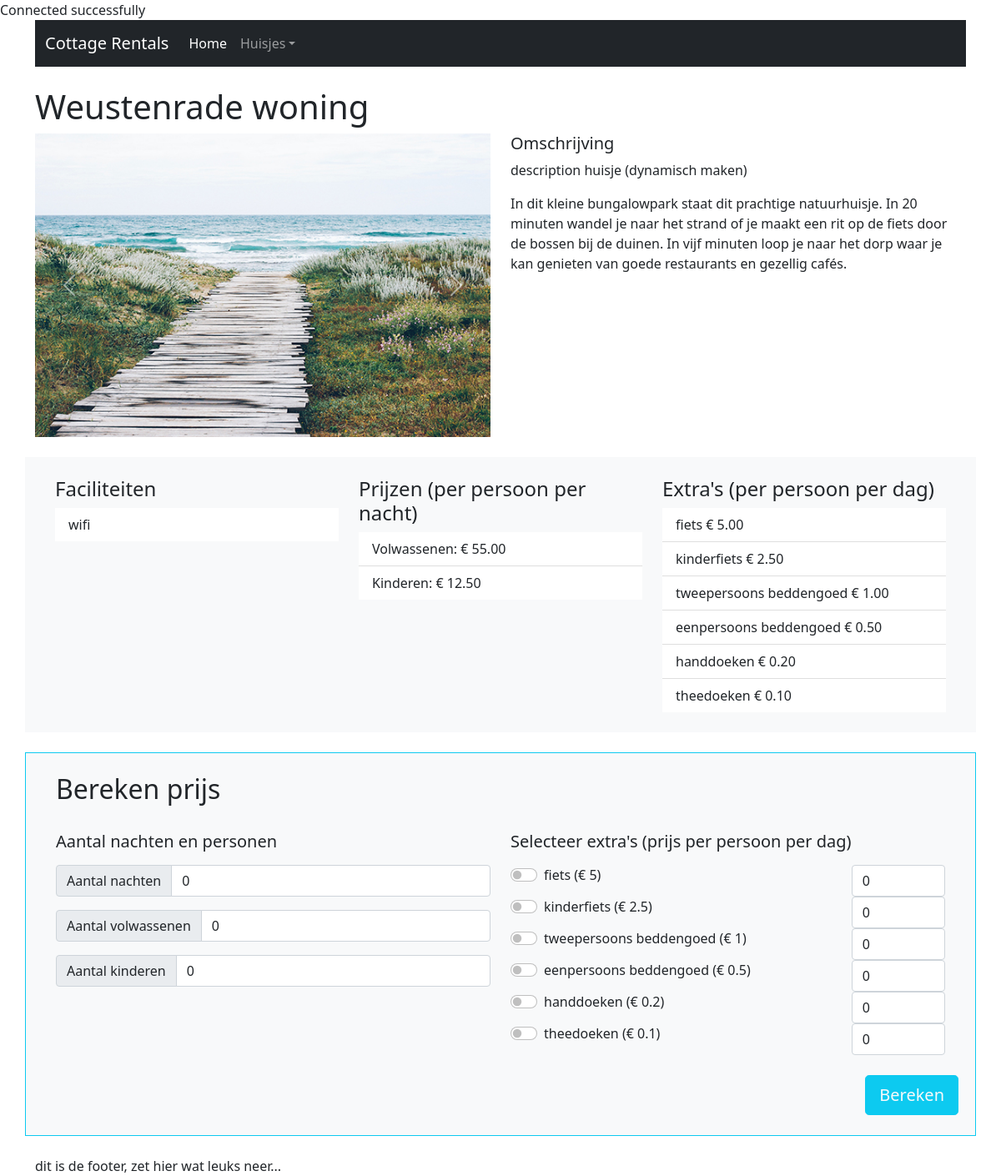
The page /huisjes.php?cottageID=4 on the database its author committed.
### tables this page shows
CREATE TABLE `cottages` (
  `cottage_id` int(11) NOT NULL,
  `cottage_name` varchar(50) NOT NULL,
  `cottage_excerpt` varchar(255) NOT NULL,
  `cottage_descr` longtext NOT NULL,
  `cottage_img` varchar(255) NOT NULL,
  `cottage_img2` varchar(255) NOT NULL,
  `cottage_img3` varchar(255) NOT NULL,
  `cottage_img4` varchar(255) NOT NULL,
  `cottage_price_a` double NOT NULL,
  `cottage_price_c` double NOT NULL
);

CREATE TABLE `facilities` (
  `facility_id` int(11) NOT NULL,
  `facility_name` varchar(255) NOT NULL
);

CREATE TABLE `additions` (
  `addition_id` int(11) NOT NULL,
  `addition_name` varchar(255) NOT NULL,
  `addition_price` double NOT NULL
);

### includes/functions.php (called while the page is built, shortened)
<?php
function getData($sql, $method){
    global $conn;
    $statement = $conn->query($sql);
    if($method == 'fetch'){
        $result = $statement->fetch(PDO::FETCH_BOTH);
    }
    else {
        $result = $statement->fetchAll(PDO::FETCH_BOTH);
    }
    return $result;
}
?>

### includes/calculateprice.php (the view, shortened to what this page needs)
<?php
$numberNights = 0;
$numberAdults = 0;
$numberChilds = 0;
$AmountAdd = [];
?>
<section>
<div class="container mt-4 mb-4 bg-light border border-info">
 <form name="calculate" method="post" action="huisjes.php?<?php echo "cottageID=" . $huisjeid;?>">
        <div class="row px-4 py-4">
            <div class="col-12 mb-4">
                <h2>Bereken prijs</h2>
            </div>
            <div class="col">
                    <h5 class="pb-2">Aantal nachten en personen</h5>
                        <div class="input-group mb-3">
                            <span class="input-group-text">Aantal nachten</span>
                            <input type="number" class="form-control" name="numberNights" id="numberNights" placeholder="Aantal nachten" aria-label="Aantal nachten" value="<?php echo $numberNights; ?>">
                        </div>
                        <div class="input-group mb-3">
                            <span class="input-group-text">Aantal volwassenen</span>
                            <input type="number" class="form-control" name="numberAdults" id="numberAdults" placeholder="Aantal volwassenen" aria-label="Aantal volwassenen" value="<?php echo $numberAdults; ?>">
                        </div>
                        <div class="input-group mb-3">
                            <span class="input-group-text">Aantal kinderen</span>
                            <input type="number" class="form-control" name="numberChilds" id="numberChilds" placeholder="Aantal kinderen" aria-label="Aantal kinderen" value="<?php echo $numberChilds; ?>">
                        </div>
            </div>
            <div class="col">
                <h5 class="pb-2">Selecteer extra's (prijs per persoon per dag)</h5>
                    <?php
                        foreach($tblAdditions as $addition) {
                            if(isset($_POST["AmountAdd_" . $addition["addition_id"]])){
                                $AmountAdd[$addition["addition_name"]] = $_POST["AmountAdd_" . $addition["addition_id"]];
                            } else {
                                $AmountAdd[$addition["addition_name"]] = 0;
                            }?>
                        <div class="row">
                          <div class="col-9">
                                <div class="form-check form-switch">
                                    <input class="form-check-input" type="checkbox" role="switch" id="<?php echo $addition["addition_id"];?>" value="<?php echo $addition["addition_id"];?>" name="additions[]" >
                                    <label class="form-check-label" for="<?php echo $addition["addition_id"];?>"><?php echo $addition["addition_name"];?>  (&euro; <?php echo  $addition["addition_price"];?>)</label>
                                </div>
                            </div>
                            <div class="col-3">
                                <input type="number" class="form-control" id="AmountAdd_<?php echo $addition["addition_id"]; ?>" name="AmountAdd_<?php echo $addition["addition_id"]; ?>" value="<?php echo $AmountAdd[$addition["addition_name"]];?>">
                            </div>
                        </div>
                    <?php }  ?>
            </div>
        </div>
        <div class="col-12 mb-4">
            <div class="d-grid d-md-flex justify-content-md-end">
                <button class="btn btn-lg btn-info me-md-2 text-light" type="submit" value="calcPrice" name="calculate">Bereken</button>
            </div>
        </div>
    </form>
</div>
<section>

### huisjes.php (shortened to what this page needs)
<?php
include 'includes/database.php';
include 'includes/functions.php';
include 'header.php';
$huisjeid=1;
if (isset($_GET['cottageID'])) {
    $huisjeid=$_GET['cottageID'];
}
$sql="SELECT * FROM cottages WHERE cottage_id=".$huisjeid;
$tblCottage =getData($sql, 'fetch');
?>
<section>
    <div class="container mt-4">
    <h1><?php echo $tblCottage['cottage_name']; ?></h1>
        <div class="row">
            <div class="col">
                <div id="carouselExampleControls" class="carousel slide pointer-event" data-bs-ride="carousel">
                <div class="carousel-inner">
                    <div class="carousel-item active">
                    <img src=<?php echo "images/".$tblCottage ["cottage_img2"]?> class="d-block w-100" alt="ijmuiden-strand.jpg">
                    </div>
                </div>
                <button class="carousel-control-prev" type="button" data-bs-target="#carouselExampleControls" data-bs-slide="prev">
                    <span class="carousel-control-prev-icon" aria-hidden="true"></span>
                </button>
                <button class="carousel-control-next" type="button" data-bs-target="#carouselExampleControls" data-bs-slide="next">
                    <span class="carousel-control-next-icon" aria-hidden="true"></span>
                </button>
                </div>
            </div>
            <div class="col">
            <h5>Omschrijving</h5>
            <p>description huisje (dynamisch maken)</p>
            <p><?php echo $tblCottage['cottage_descr']?></p>
            </div>
        </div>
    </div>
</section>
<section>
    <div class="container mt-4 bg-light">
        <div class="row  px-4 py-4">
            <div class="col">
            <?php
                include "includes/facilities.php";
                ?>
            </div>
            <div class="col">
                <h4>Prijzen (per persoon per nacht)</h4>
                    <ul class="list-group list-group-flush">
                            <li class="list-group-item">Volwassenen: &euro; <?= number_format($tblCottage['cottage_price_a'], 2); ?></li>
                            <li class="list-group-item">Kinderen: &euro; <?= number_format($tblCottage['cottage_price_c'], 2); ?></li>
                    </ul>
            </div>
            <div class="col">
                <?php
                 include 'includes/additions.php'
                ?>
            </div>
        </div>
    </div>
</section>
<?php
include 'includes/calculateprice.php';
include 'includes/footer.php';
;?>

### includes/facilities.php
<?php
    $sql = "SELECT facilities.facility_name FROM `cottages_facilities` INNER JOIN facilities ON facilities.facility_id=cottages_facilities.facility_id WHERE cottages_facilities.cottage_id = " . $huisjeid;
    $tblFacilities = getData($sql, "fetchAll");
?>
                <h4>Faciliteiten</h4>
                    <ul class="list-group list-group-flush">
                        <?php
                        foreach($tblFacilities as $facility) { ?>
                            <li class="list-group-item"><?php echo $facility["facility_name"];?></li>
                        <?php }  ?>
                    </ul>

### includes/additions.php
<?php
$sql2 = 'select * from additions';
$tblAdditions = getData($sql2, "fetchAll");
?>
                <h4>Extra's (per persoon per dag)</h4>
                    <ul class="list-group list-group-flush">
                        <?php
                        foreach($tblAdditions as $addition) { ?>
                            <li class="list-group-item"><?php echo $addition["addition_name"];?> &euro; <?php echo number_format($addition["addition_price"], 2);?></li>
                        <?php }  ?>
                    </ul>

### rows shown on the page
cottages: cottage_name "Weustenrade woning", cottage_img2 (picture), cottage_descr "In dit kleine bungalowpark staat dit prachtige natuurhuisje. In 20 minuten wandel je naar het strand of je maakt een rit op de fiets door de bossen bij de duinen. In vijf minuten loop je naar het dorp waar je kan genieten van goede restaurants en gezellig cafés.", cottage_price_a "55.00", cottage_price_c "12.50"
facilities: facility_name "wifi"
additions: addition_name "fiets", addition_price "5.00", addition_price "5", addition_name "0"
additions: addition_name "kinderfiets", addition_price "2.50", addition_price "2.5", addition_name "0"
additions: addition_name "tweepersoons beddengoed", addition_price "1.00", addition_price "1", addition_name "0"
additions: addition_name "eenpersoons beddengoed", addition_price "0.50", addition_price "0.5", addition_name "0"
additions: addition_name "handdoeken", addition_price "0.20", addition_price "0.2", addition_name "0"
additions: addition_name "theedoeken", addition_price "0.10", addition_price "0.1", addition_name "0"
